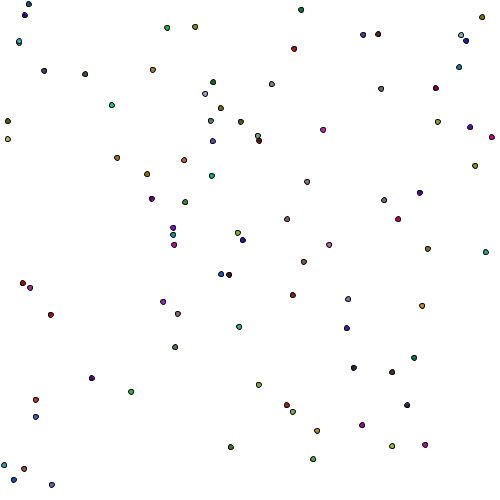
Frame 1 (no input)
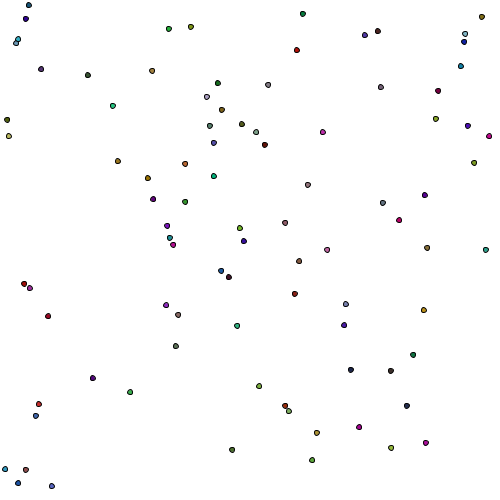
Frame 60 (the mouse pressed at the canvas centre just before this capture)
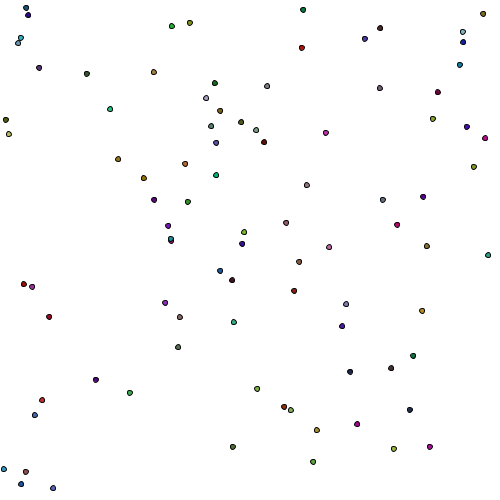
Frame 120 (the mouse held since frame 60 and released just before this capture)

The Processing sketch that drew these frames (run headless with seeded random() and noise(); from frame 60 on, the mouse is pressed at the canvas centre):

// Processing sketch: processing_168225
// ── processing_168225.pde

//setting up an array (increasing the nimber of arraies)
Cell[] myCells= new Cell[90];
Cell myCell;

void setup() {
 size(500,500);
for(int i=0; i<myCells.length;i++){ 
myCells[i]= new Cell();
}
}

void draw(){
  background(255);
  //array
  for(int i=0;i<myCells.length;i++){
    //unit drawn
  myCells[i].display();
  //new location
  myCells[i].update();
  }
}

//this is the cell classe. defined in two parts, declairing variables first

class Cell{
  
  float xlocation;
  float ylocation;
  float dia;
  boolean isseed;
  float cellred, cellgreen, cellblue;
  float lineweight;
  
  // construct it with a constructor
  Cell(){
    xlocation=random(0,500);
    ylocation=random(0,500);
    dia=5;
    isseed=false;
    //randomly changing colours and lineweights
    cellred=random(200);
    cellgreen=random(200);
    cellblue=random(200);
    lineweight=random(3);
  }
 //sets up a small circle 
  void display(){
    stroke(lineweight);
    fill(cellred, cellgreen, cellblue);
    ellipse(xlocation, ylocation, dia,dia);
  }
  //location change
  void update(){
    xlocation=xlocation+random(-0.5,0.5);
    ylocation=ylocation+random(-0.5,0.5);
  }
  
  
}
